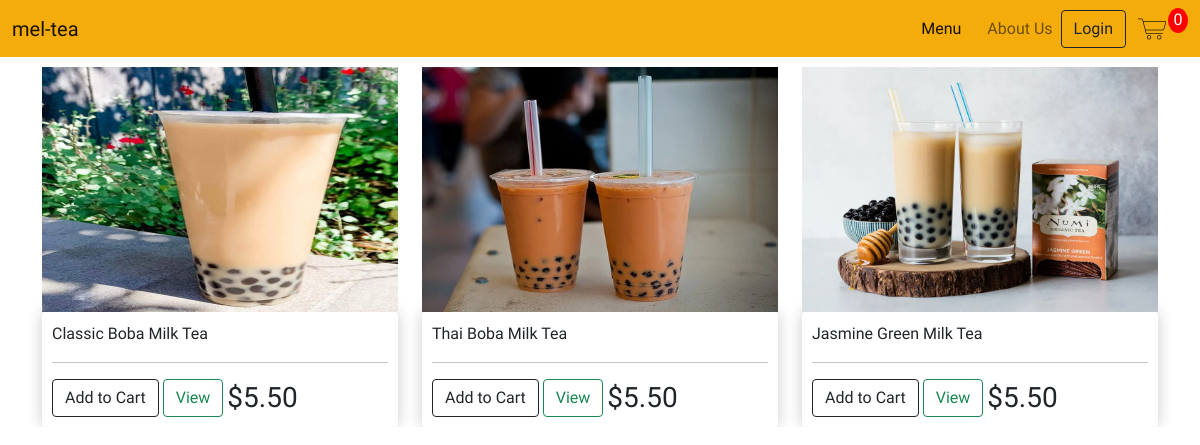
The app's page /menu/, older data.
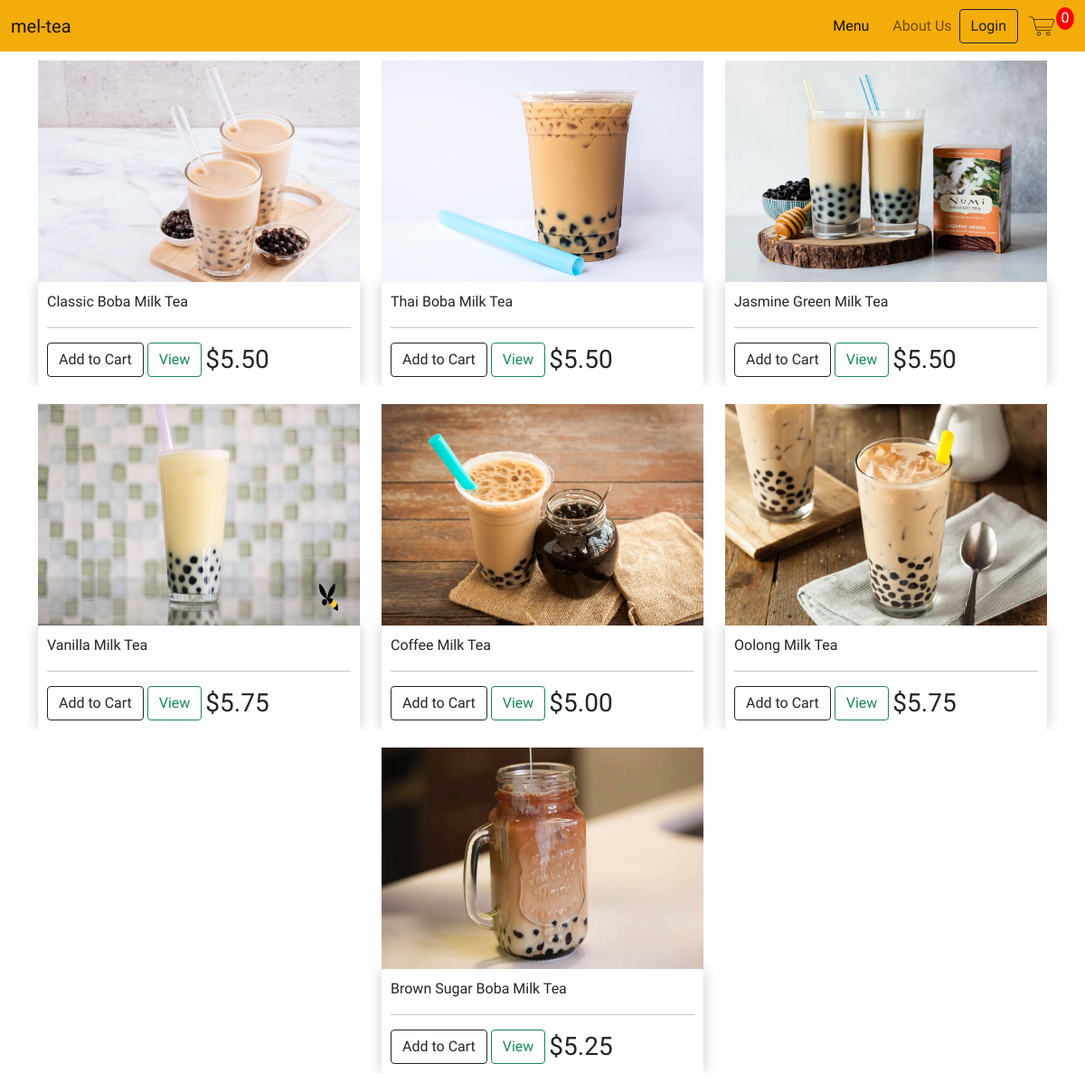
The same page, newer data.
### store/models.py (models this page shows, shortened)
class BobaProduct(models.Model):
    WITH_BOBA = [
        ('YES', 'Boba'),
        ('NO', 'No Boba')
    ]
    name = models.CharField(max_length=200, null=True)
    price = models.FloatField(max_length=200, null=True)
    category = models.CharField(max_length=200, null=True, choices= WITH_BOBA)
    image = models.ImageField(upload_to='boba', default="{% static 'images/filler.jpg' %}", null=True, blank=True)
    date_created = models.DateTimeField(auto_now_add=True)
    @property #@property allow us to access as an attribute
    def image_url(self):
        try:
            url = self.image.url
        except:
            url = ''
        return url

### store/views.py (the view)
# urls.py: path('menu/', views.menu, name="menu"),
def menu(request):
    if request.user.is_authenticated:
        customer = request.user.customer
        order, created = CustomerOrder.objects.get_or_create(customer=customer)
        items = order.orderitem_set.all()   # (USE ITEM FOR CHILDREN)
        cart_items = order.cart_quantity
    else:
        items = []
        order = {'cart_total':0, 'cart_quantity':0}
        cart_items = order['cart_quantity']
    products = BobaProduct.objects.all()
    context = {"products": products, "cart_items": cart_items}
    return render(request, 'store/menu.html', context)

### store/templates/store/menu.html
{% extends 'store/main.html' %}
{% load static %}
{% block content %}
<div class="container">
  <div class="row justify-content-evenly">
    {% for product in products %}
    <div class="col-lg-4">
      <img class="drink-thumbnail" src="{{product.image_url}}" alt="">
      <div class="product-box">
        <p>{{product.name}}</p>
        <hr>
        <button data-product="{{product.id}}" data-action="add" class="btn btn-outline-dark add-cart">Add to Cart</button>
        <a href="#" class="btn btn-outline-success">View</a>
        <h3 class="product-price">${{product.price|floatformat:2}}</h3>
      </div>
    </div>
    {% endfor %}
</div>
</div>
{% endblock content %}

### store/templates/store/main.html (shortened to what this page needs)
<!DOCTYPE html>
{% load static %}
<html lang="en">
<head>
    <link href="https://cdn.jsdelivr.net/npm/bootstrap@5.0.0-beta3/dist/css/bootstrap.min.css" rel="stylesheet">
    <link rel="stylesheet" href="{% static 'css/main.css' %}">
    <link rel="stylesheet" href="{% static 'css/forms.css' %}">
    <link rel="stylesheet" href="{% static 'css/menu.css' %}">
    <link rel="stylesheet" href="{% static 'css/checkout.css' %}">
    <link rel="stylesheet" href="{% static 'css/chatbox.css' %}">
</head>
<body>
    <nav class="navbar navbar-expand-lg navbar-light nav-bar-color" style="background-color: #F4AC0B;">
        <div class="container-fluid">
            <a class="navbar-brand" href="{% url 'store' %}">mel-tea</a>
            <div class="collapse navbar-collapse" id="navbarSupportedContent">
                <ul class="navbar-nav ms-auto mb-2 mb-lg-0 nav-bar-links">
                    <li class="nav-item">
                        <a class="nav-link active" aria-current="page" href="{% url 'menu' %}">Menu</a>
                    </li>
                    <li class="nav-item">
                        <a class="nav-link " href="{% url 'about' %}" tabindex="-1" aria-disabled="false">About Us</a>
                    </li>
                </ul>
                {% if not user.is_authenticated %}
                <a href="{% url 'login' %}" class="btn btn-outline-dark">Login</a>
                {% endif %}
                <a href="{% url 'cart' %}">
                    <img id="cart-icon" src="{% static 'images/shoppingcart.png' %}">
                </a>
                <p id="cart-amount">{{cart_items}}</p>
            </div>
        </div>
    </nav>
        {% block content %}
        {% endblock content %}
</body>
</html>

### static/css/main.css (style rules this page uses)
* { margin: 0; padding: 0; box-sizing: border-box; overflow-x: hidden; }
body { background-color: white; font-family: Comfortaa; }
#cart-icon { display: inline-block; width: 2rem; height: auto; margin-left: 10px; }
.nav-bar-links li { margin-left: 10px; }
#cart-amount { display: block; text-align: center; color: white; background-color: red; width: 20px; height: 25px; border-radius: 55%; }

### static/css/menu.css (style rules this page uses)
.drink-thumbnail { width: 100%; height: 245px; }
.product-price { display:inline-block; margin-bottom: 0; padding-bottom: 0; vertical-align: middle; }
.product-box { border-radius: 4px; padding:10px; box-shadow:hsl(0, 0%, 80%) 0 0 16px; }
.col-lg-4 { margin:10px 0; }

Row changes from the older to the newer data that the page shows:
changed BobaProduct "Classic Boba Milk Tea": image_url: a different picture
changed BobaProduct "Thai Boba Milk Tea": image_url: a different picture
added BobaProduct: image_url (picture), name "Vanilla Milk Tea", price "5.75"
added BobaProduct: image_url (picture), name "Coffee Milk Tea", price "5.00"
added BobaProduct: image_url (picture), name "Oolong Milk Tea", price "5.75"
added BobaProduct: image_url (picture), name "Brown Sugar Boba Milk Tea", price "5.25"
